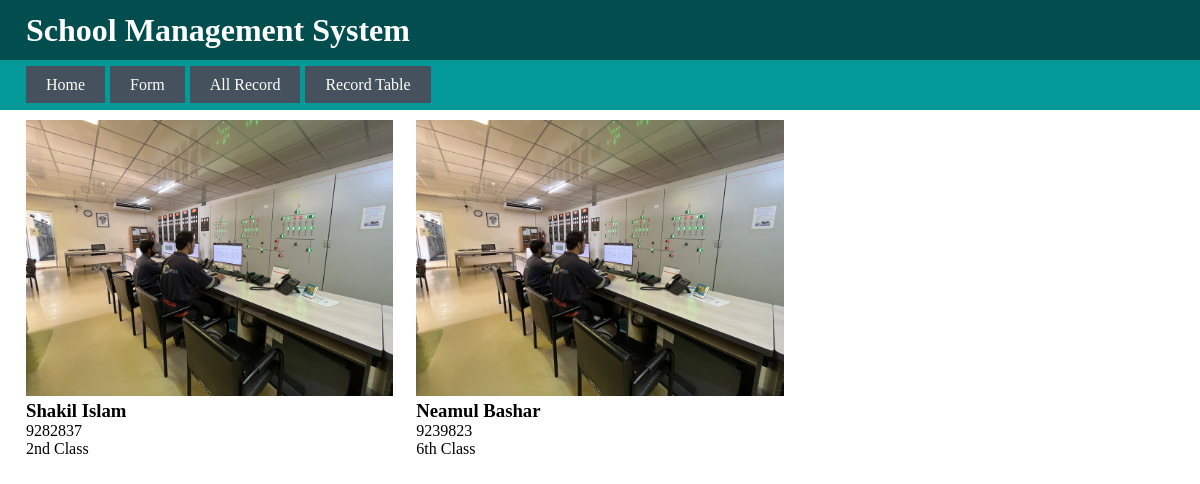
The page /allrecord/ on the database as committed earlier.
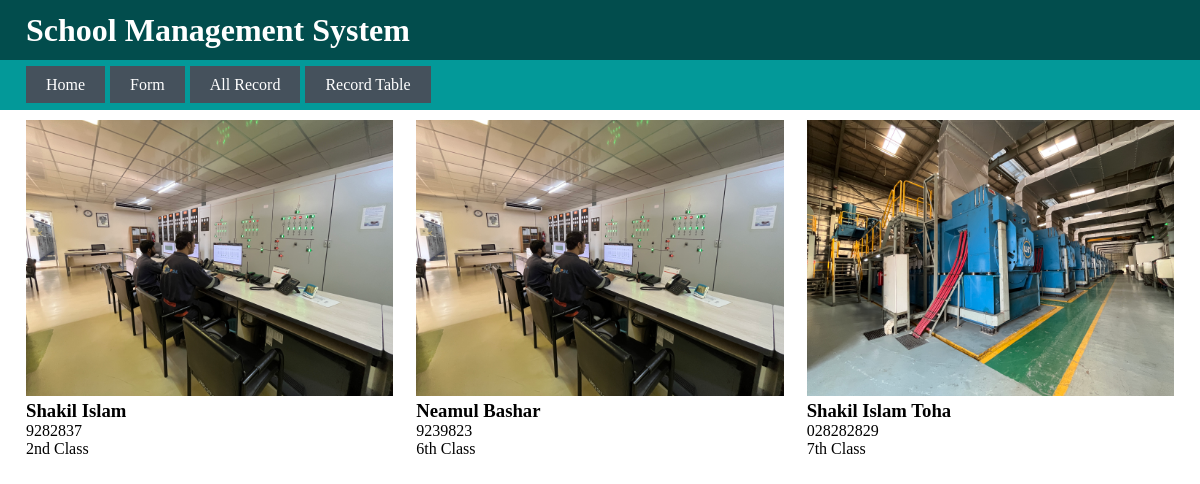
The same page on the database as committed later.
### form/models.py (models this page shows)
class studeninfo(models.Model):
    stu_id          = models.IntegerField(unique=True)
    stu_name        = models.CharField(max_length=100)
    stu_dob         = models.DateField(max_length=15)
    stu_address     = models.CharField(max_length=200)
    stu_phone       = models.CharField(max_length=20)
    stu_em_phone    = models.CharField(max_length=20)
    stu_class       = models.CharField(max_length=20)
    stu_img         = models.ImageField(null=True, blank=True, upload_to='images/')

### form/views.py (the view)
# urls.py: path('allrecord/', views.allrecordData, name='allrecord'),
def allrecordData(request):
    data = studeninfo.objects.all()[0:]
    row_count = len(data)
    context = {
        'data': data,
        'trow': row_count
    }
    return render(request, 'allrecords.html', context)

### templates/allrecords.html
{% extends 'base.html' %} {% load static %} {% block title %}All Records{% endblock title %} {% block templates %}
<div class="container">
  <div class="box-area">
    {% for x in data %}
    <div class="box">
      <div class="box-img">
        <img src="{{ x.stu_img.url }}" alt="" />
      </div>
      <div class="box-text">
        <h3>{{ x.stu_name }}</h3>
        <p>{{ x.stu_phone }}</p>
        <p>{{ x.stu_class }}</p>
      </div>
    </div>
    {% endfor %}
  </div>
</div>
{% endblock templates %}

### templates/base.html (shortened to what this page needs)
<!DOCTYPE html>
{% load static %}
<html lang="en">
  <head>
    <link rel="stylesheet" href="{% static 'css/style.css' %}" />
  </head>
  <body>
    <header>
      <div class="header-text">
        <div class="container">
          <h1>School Management System</h1>
        </div>
      </div>
      <div class="nav-menu">
        <div class="container">
          <nav>
            <ul>
              <li><a href="{% url 'home' %}">Home</a></li>
              <li><a href="{% url 'form' %}">Form</a></li>
              <li><a href="{% url 'allrecord' %}">All Record</a></li>
              <li><a href="{% url 'record' %}">Record Table</a></li>
            </ul>
          </nav>
        </div>
      </div>
    </header>
    {% block templates %}{% endblock templates %}
  </body>
</html>

### static/css/style.css (style rules this page uses)
:root { --menu-color: rgb(69, 81, 92); --menu-hover-color: rgb(56, 73, 90); --header-color: rgb(2, 77, 77); --nav-bg-color: rgb(3, 153, 153); }
body { margin: 0; }
header { position: sticky; }
h1, h2, h3, h4, h5, h6, p { margin: 0; }
img { width: 100%; height: auto; box-sizing: border-box; }
.header-text { display: flex; justify-content: start; align-items: center; height: 60px; background-color: var(--header-color); color: #fff; }
.nav-menu { display: flex; justify-content: start; align-items: center; height: 50px; background-color: var(--nav-bg-color); }
ul { margin: 0; padding: 0; list-style: none; display: flex; gap: 5px; }
ul > li > a { text-decoration: none; padding: 10px 20px; background-color: var(--menu-color); transition: 0.5s; color: #fff; }
.container { --max-weight: 1148px; --padding: 2rem; width: min(var(--max-weight), 100% - var(--padding)); margin-inline: auto; }
.box-area { display: flex; gap: 2%; margin-top: 10px; }
.box { width: 32%; }

Rows that differ between the two databases and show on the page:
added studeninfo: stu_img (picture), stu_name "Shakil Islam Toha", stu_phone "028282829", stu_class "7th Class"
